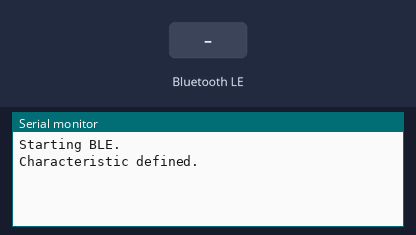
The sketch below on a simulated ESP32. Parts: the last lines printed to the serial monitor. Inputs (shaded band) come from the test bench. Nothing arrives over Bluetooth unless stated; a phone connects over Bluetooth LE 3 s after start.

Above: at 2.2 s.
2.3 s: Bluetooth LE write "1" received
At 3.0 s:
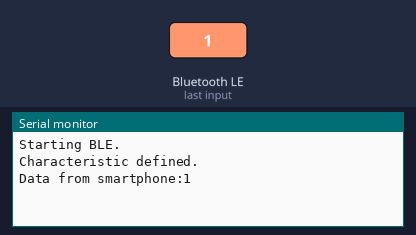
5.3 s: Bluetooth LE write "0" received
At 6.5 s:
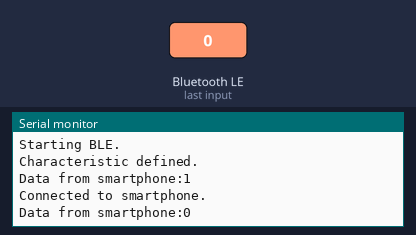
6.8 s: Bluetooth LE write "2" received
At 7.6 s:
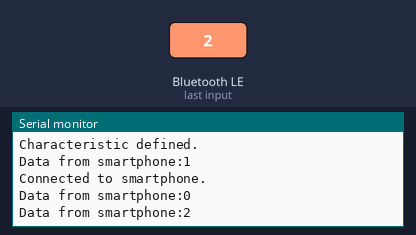

The sketch:

Zad_2.ino
```cpp
#include <BLEDevice.h>
#include <BLEUtils.h>
#include <BLEServer.h>

#define SERVICE_UUID        "4fafc201-1fb5-459e-8fcc-c5c9c331914b"
#define CHARACTERISTIC_UUID "beb5483e-36e1-4688-b7f5-ea07361b26a8"

class MyServerCallbacks: public BLEServerCallbacks {
    void onConnect(BLEServer* pServer) {
      Serial.println("Connected to smartphone.");
    }

    void onDisconnect(BLEServer* pServer) {
      Serial.println("Disconnected from smartphone.");
      BLEDevice::startAdvertising();
    }
};

class MyCharacteristicCallbacks: public BLECharacteristicCallbacks {
    void onWrite(BLECharacteristic *pCharacteristic) {
      String rxValue = pCharacteristic->getValue();

      if (rxValue.length() > 0) {
        Serial.print("Data from smartphone:");
        Serial.println(rxValue);
      }
    }
};

void setup() {
  Serial.begin(115200);
  delay(1000);
  Serial.println("Starting BLE.");

  BLEDevice::init("ESP32 WROOM");
  BLEServer *pServer = BLEDevice::createServer();
  pServer->setCallbacks(new MyServerCallbacks());
  BLEService *pService = pServer->createService(SERVICE_UUID);
  BLECharacteristic *pCharacteristic = pService->createCharacteristic(
                                         CHARACTERISTIC_UUID,
                                         BLECharacteristic::PROPERTY_READ |
                                         BLECharacteristic::PROPERTY_WRITE
                                       );

  pCharacteristic->setCallbacks(new MyCharacteristicCallbacks());
  pCharacteristic->setValue("Wiadomosc od ESP32");
  pService->start();
  BLEAdvertising *pAdvertising = BLEDevice::getAdvertising();
  pAdvertising->addServiceUUID(SERVICE_UUID);
  pAdvertising->setScanResponse(true);
  pAdvertising->setMinPreferred(0x06);
  pAdvertising->setMinPreferred(0x12);
  BLEDevice::startAdvertising();
  Serial.println("Characteristic defined.");
}

void loop() {
  delay(2000);
}
```

Measured:
- after the input at 2.3 s, the serial monitor: prints a new line at once (image 1)
- after the input at 5.3 s, the serial monitor: prints a new line at once (image 2)
- after the input at 6.8 s, the serial monitor: prints a new line at once (image 3)
